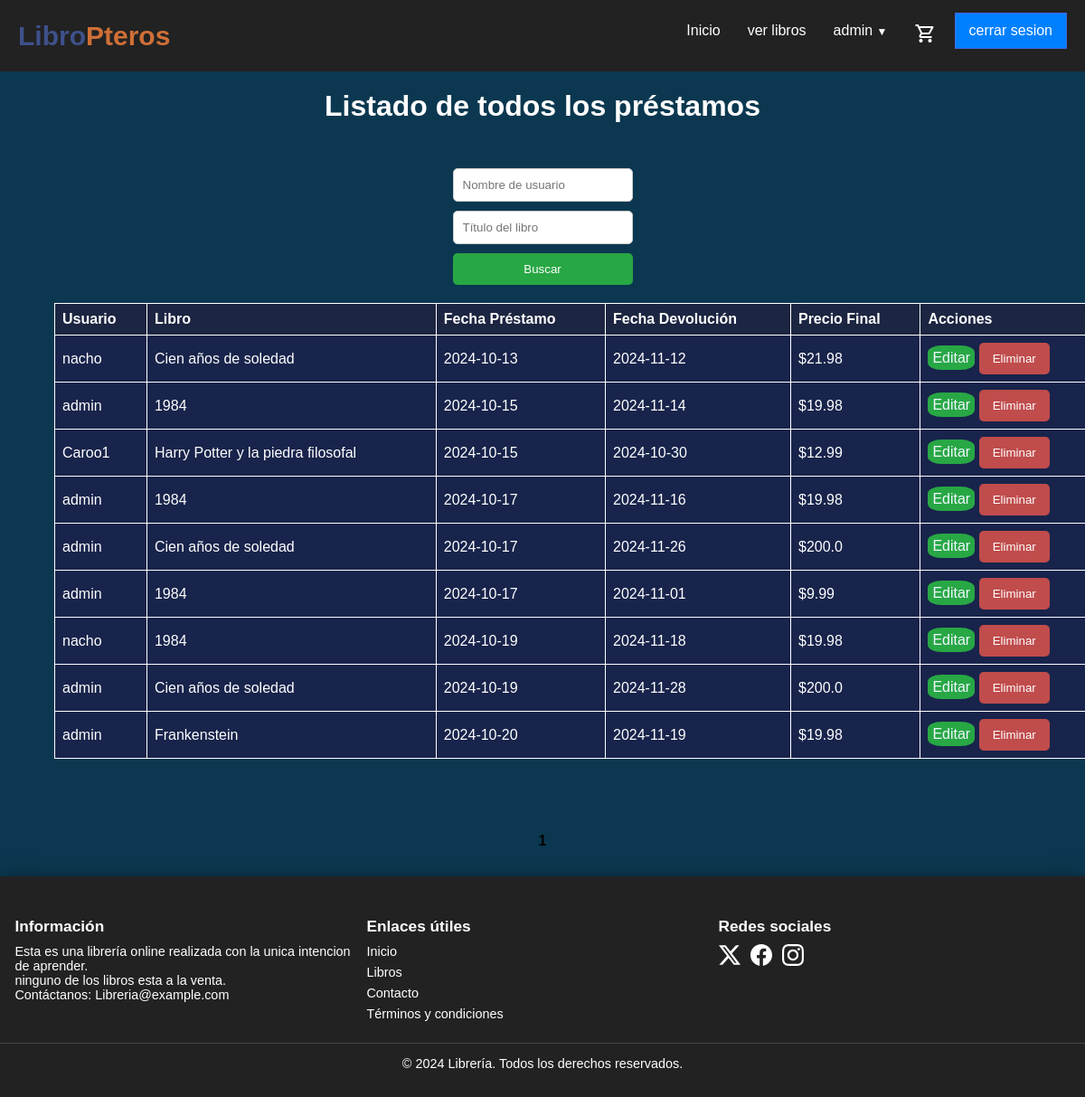
Before: /todos-los-prestamos (signed in) with the older database file.
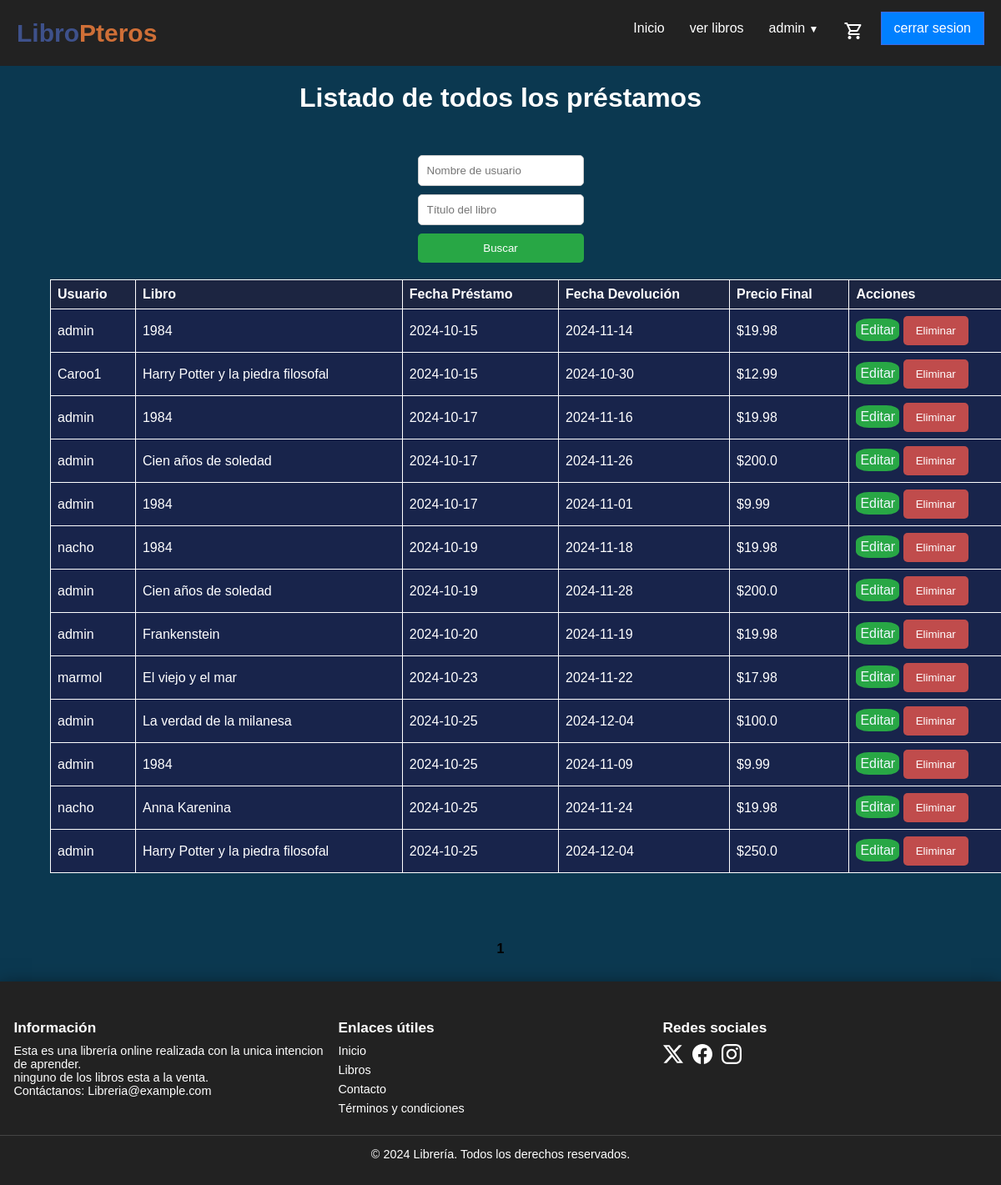
After: the same page with the newer database file.
### models/controladordatabase.py (models this page shows, shortened)
class Prestamo(db.Model):
    __tablename__ = 'Prestamo'
    id = db.Column(db.Integer, primary_key=True)
    id_libro = db.Column(db.Integer, db.ForeignKey('Libros.id'), nullable=False)
    id_usuario = db.Column(db.Integer, db.ForeignKey('Usuario.id'), nullable=False)
    fecha_prestamo = db.Column(db.Text, nullable=False, default=date.today)
    fecha_devolucion = db.Column(db.Text, nullable=True)
    precio_final = db.Column(db.Float, nullable=False)

class Usuario(db.Model):
    __tablename__ = 'Usuario'
    id = db.Column(db.Integer, primary_key=True)
    nombre = db.Column(db.String(100), nullable=False)
    correo = db.Column(db.String(100), unique=True, nullable=True)
    contrasena = db.Column(db.String(100), nullable=False)
    tel_cel = db.Column(db.String(20), nullable=True, default='12345678')
    rol = db.Column(db.Enum('admin', 'comun'), nullable=True, default='comun')
    prestamos = db.relationship('Prestamo', backref='usuario', lazy=True)

class Libros(db.Model):
    __tablename__ = 'Libros'
    id = db.Column(db.Integer, primary_key=True)
    titulo = db.Column(db.String(100), nullable=False)
    descripcion = db.Column(db.Text, nullable=True)
    fecha_emision = db.Column(db.Text, nullable=False, default=date.today)
    stock = db.Column(db.Integer, nullable=False)
    precio = db.Column(db.Float, nullable=False)
    precio_alquiler = db.Column(db.Float, nullable=True)
    img = db.Column(db.String(200), nullable=True, default="sinimagen.jpg")
    id_autor = db.Column(db.Integer, db.ForeignKey('Autores.id'), nullable=False)
    id_genero = db.Column(db.Integer, db.ForeignKey('Generos.id'), nullable=False)
    id_editorial = db.Column(db.Integer, db.ForeignKey('Editorial.id'), nullable=True)
    isbn = db.Column(db.String(13), unique=True, nullable=True)
    idioma = db.Column(db.String(50), nullable=True)
    edicion = db.Column(db.String(50), nullable=True)
    paginas = db.Column(db.Integer, nullable=True)
    fecha_publicacion = db.Column(db.Text, nullable=True,  default=date.today)
    formato = db.Column(db.Enum('Tapa dura', 'Tapa blanda', 'eBook', 'Audiolibro', 'Otro'), nullable=True)
    calificacion_promedio = db.Column(db.Float, nullable=True, default=0.0)
    prestamos = db.relationship('Prestamo', backref='libro', lazy=True)
    comentarios = db.relationship('Comentario', backref='libro', lazy=True)

### routes/prestamo.py (the view)
@prestamos.route('/todos-los-prestamos')
@admin_required
def ver_todos_prestamos():
    page = request.args.get('page', 1, type=int)
    per_page = 20
    nombre_usuario = request.args.get('usuario', '', type=str)
    titulo_libro = request.args.get('titulo_libro', '', type=str)
    query = db.session.query(Prestamo, Libros, Usuario).join(Libros, Prestamo.id_libro == Libros.id).join(Usuario, Prestamo.id_usuario == Usuario.id)
    if nombre_usuario:
        query = query.filter(Usuario.nombre.ilike(f"%{nombre_usuario}%"))
    if titulo_libro:
        query = query.filter(Libros.titulo.ilike(f"%{titulo_libro}%"))
    pagination = query.paginate(page=page, per_page=per_page)
    return render_template('prestamos/todos.html', prestamos=pagination.items, pagination=pagination)

### routes/login.py (called while the page is built)
def admin_required(f):
    @wraps(f)
    def decorated_function(*args, **kwargs):
        if "nombre" not in session:
            flash("Acceso denegado: Debes iniciar sesión.")
            return redirect(url_for('user.index_login'))
        if session.get('rol') != 'admin':
            flash("Acceso denegado: Se requiere rol de administrador.")
            return redirect(url_for('libros.bienvenida'))
        return f(*args, **kwargs)
    return decorated_function

### templates/prestamos/todos.html (shortened to what this page needs)
{% extends 'layout.html' %}
{% block content %}
<body>
    <h1>Listado de todos los préstamos</h1>
    <form method="GET" action="{{ url_for('prestamos.ver_todos_prestamos') }}">
        <input type="text" name="usuario" placeholder="Nombre de usuario" value="{{ request.args.get('usuario', '') }}">
        <input type="text" name="titulo_libro" placeholder="Título del libro" value="{{ request.args.get('titulo_libro', '') }}">
        <button type="submit">Buscar</button>
    </form>
    <table border="1">
        <thead>
            <tr>
                <th>Usuario</th>
                <th>Libro</th>
                <th>Fecha Préstamo</th>
                <th>Fecha Devolución</th>
                <th>Precio Final</th>
                <th>Acciones</th>
            </tr>
        </thead>
        <tbody>
            {% for prestamo, libro, usuario in prestamos %}
                <tr>
                    <td data-label="Usuario">{{ usuario.nombre }}</td>
                    <td data-label="Libro">{{ libro.titulo }}</td>
                    <td data-label="Fecha Préstamo">{{ prestamo.fecha_prestamo }}</td>
                    <td data-label="Fecha Devolución">{{ prestamo.fecha_devolucion }}</td>
                    <td data-label="Precio Final">${{ prestamo.precio_final }}</td>
                    <td>
                        <a class="linkedit" style="color: aliceblue; background-color: #28a745; border-radius: 30%; padding: 5px;" href="{{ url_for('prestamos.editar_prestamo', id=prestamo.id) }}">Editar</a>
                        <form method="POST" action="{{ url_for('prestamos.eliminar_prestamo', id=prestamo.id) }}" style="display:inline;">
                            <button type="submit" style="background-color: rgb(192, 76, 76);">Eliminar</button>
                        </form>
                    </td>
                </tr>
            {% endfor %}
        </tbody>
    </table>
    <ul class="pagination">
        {% for page_num in pagination.iter_pages(left_edge=1, right_edge=1, left_current=2, right_current=2) %}
            {% if page_num %}
                {% if page_num == pagination.page %}
                    <li class="active"><strong>{{ page_num }}</strong></li>
                {% else %}
                    <li><a href="{{ url_for('prestamos.ver_todos_prestamos', page=page_num) }}">{{ page_num }}</a></li>
                {% endif %}
            {% else %}
                <li class="li">…</li>
            {% endif %}
        {% endfor %}
    </ul>
    </main>
{% endblock %}

### templates/layout.html (shortened to what this page needs)
<!DOCTYPE html>
<html lang="es">
<head>
    <link rel="stylesheet" href="{{ url_for('static', filename='css/tabla.css' ) }}">
    <link rel="stylesheet" href="{{ url_for('static', filename='css/navbar.css' ) }}">
    <link rel="stylesheet" href="{{ url_for('static', filename='css/login.css' ) }}">
    <link rel="stylesheet" href="{{ url_for('static', filename='css/detalles.css' ) }}">
    <link rel="stylesheet" href="{{ url_for('static', filename='css/paginacion.css' ) }}">
    <link rel="stylesheet" href="{{ url_for('static', filename='css/cards.css' ) }}">
    <link rel="stylesheet" href="{{ url_for('static', filename='css/carousel.css' ) }}">
    <link rel="stylesheet" href="{{ url_for('static', filename='css/filtro.css' ) }}">
    <link rel="stylesheet" href="{{ url_for('static', filename='css/footer.css' ) }}">
</head>
<body>
<nav>
  <ul class="menu">
    <li class="logo"><a href="{{url_for('libros.bienvenida')}}"><strong style="color: #3e518b; font-size: 30px;">Libro</strong><strong style="color: #cf6f37; font-size: 30px;">Pteros</strong></a></li>
    <li class="item"><a href="{{url_for('libros.bienvenida')}}">Inicio</a></li>
    <li class="item"><a href="{{url_for('libros.libross')}}">ver libros</a></li>
    <li class="item has-submenu">
      {% if session.get('rol') == 'admin' %}
      <a style="overflow: hidden;" tabindex="-1" >admin <i class="fas fa-bars">▼</i></a>
      {% endif %}
    </li>
    {% if "nombre" in session %}
    <li class="item"><a href="{{url_for('prestamos.listar_prestamos')}}"><span class="material-symbols-outlined">
      </span></a></li>
    {% endif %}
    {% if "nombre" in session %}
    <li class="item button"><a href="{{url_for('user.logout')}}" onclick="return confirm('¿Estás seguro de que deseas cerrar sesion?');">cerrar sesion</a>
    {% endif %}
    </li>
  </ul>
</nav>
<main id="main">
    {% block content %}
    {% endblock %}
    <footer class="footer">
      <div class="footer-container">
          <div class="footer-section">
              <h4>Información</h4>
              <p>Esta es una librería online realizada con la unica intencion de aprender. <br> ninguno de los libros esta a la venta.</p>
              <p>Contáctanos: Libreria@example.com</p>
          </div>
          <div class="footer-section">
              <h4>Enlaces útiles</h4>
              <ul>
                  <li><a href="{{url_for('libros.bienvenida')}}">Inicio</a></li>
                  <li><a href="{{url_for('libros.libross')}}">Libros</a></li>
                  <li><a href="https://i.pinimg.com/564x/1c/7e/a8/1c7ea8a874fedb708bdf6116cd661ebe.jpg" target="_blank">Contacto</a></li>
                  <li><a href="{{url_for('libros.condiciones')}}" target="_blank">Términos y condiciones</a></li>
              </ul>
          </div>
          <div class="footer-section">
              <h4>Redes sociales</h4>
              <div class="social-icons">
                  <a href="https://i.pinimg.com/564x/25/bb/2a/25bb2a2c9c4f99cc3a23345d411c2766.jpg" target="_blank"><img src="{{ url_for('static', filename='imagen/twitter-alt.svg') }}" alt="Facebook"></a>
                  <a href="https://i.pinimg.com/564x/f7/21/d6/f721d64137a79d524ad8b5a5de788185.jpg" target="_blank"><img src="{{ url_for('static', filename='imagen/facebook.svg') }}" alt="Twitter"></a>
                  <a href="https://www.instagram.com/piquetnacho/" target="_blank"><img src="{{ url_for('static', filename='imagen/Instagram.svg') }}" alt="Instagram"></a>
              </div>
          </div>
      </div>
      <div class="footer-bottom">
          <p>&copy; 2024 Librería. Todos los derechos reservados.</p>
      </div>
  </footer>
</body>
</html>

### static/css/tabla.css (style rules this page uses)
table { margin: 0 0 0 5em; width: 100%; border-collapse: collapse; }
th, td { border: 1px solid #ffffff; padding: 8px; text-align: left; color: #ffffff; background-color: #18244b; }
th { background-color: var(--color-azul-marino); }
h1 { font-size: 2rem; color: #fff; }
.pagination { display: flex; justify-content: center; margin-top: 2rem; gap: 0.5rem; }

### static/css/navbar.css (style rules this page uses)
* { box-sizing: border-box; padding: 0; margin: 0; }
#main { background-color: rgb(54, 54, 54); min-height: 100vh; }
body { font-family: sans-serif; font-size: 16px; }
nav { background: #222; padding: 0 15px; }
a { color: white; text-decoration: none; }
.menu, .submenu { list-style-type: none; }
.logo { font-size: 20px; padding: 7.5px 10px 7.5px 0; }
.item { padding: 10px; }
.item.button { padding: 9px 5px; }
.menu { display: flex; flex-wrap: wrap; justify-content: space-between; align-items: center; }
.menu li a { display: block; padding: 15px 5px; cursor: pointer; }
.item.button { order: 2; }
.item { order: 3; width: 100%; text-align: center; display: none; }
.has-submenu i { font-size: 12px; }
.has-submenu > a::after { font-family: "Font Awesome 5 Free"; font-size: 12px; line-height: 16px; font-weight: 900; color: white; padding-left: 5px; }
@media all and (min-width: 700px) { .menu { justify-content: center; } }
@media all and (min-width: 700px) { .logo { flex: 1; } }
@media all and (min-width: 700px) { .item.button { width: auto; order: 1; display: block; } }
@media all and (min-width: 700px) { .menu li.button a { padding: 10px 15px; margin: 5px 0; } }
@media all and (min-width: 700px) { .button a { background: #0080ff; border: 1px royalblue solid; } }
@media all and (min-width: 960px) { .menu { align-items: flex-start; flex-wrap: nowrap; background: none; } }
@media all and (min-width: 960px) { .logo { order: 0; } }
@media all and (min-width: 960px) { .item { order: 1; position: relative; display: block; width: auto; } }
@media all and (min-width: 960px) { .button { order: 2; } }

### static/css/login.css (style rules this page uses)
:root { --color-azul: #0b3850; --color-azul-marino: #1C2541; --color-gris-claro: #E0E0E0; --color-blanco: #FFFFFF; --color-gris-oscuro: #333333; --color-naranja: #F4A261; --color-naranja-oscuro: #cf6f37; --primary: 237, 94%, 81%; --background: 266, 16%, 92%; --background-secondary: 256, 12%, 12%; --background-secondary-dark: 256, 10%, 10%; --background-secondary-light: 257, 11%, 16%; --text-primary: 0, 0%, 0%; --black: 0, 0%, 0%; --white: 0, 0%, 100%; --quite-gray: 0, 0%, 50%; --grooble: 10, 28%, 93%; --heading-large: 5.6rem; --heading-medium: 3.6rem; --heading-small: 2.4rem; --paragraph: 1.11rem; --navbar-buttons: 2.4rem; --transition-main: .175, .685, .32; --font-main: "Poppins"; }

### static/css/detalles.css (style rules this page uses)
a { user-select: none; outline: none; }
body { background-color: var(--color-azul); }
main#main { display: flex; flex-direction: column; align-items: center; padding: 20px; gap: 20px; max-width: 1350px; margin: 0 auto; background-color: var(--color-azul); }
main#main h1 { font-size: 2em; margin-bottom: 10px; color: #ffffff; text-align: center; }

### static/css/paginacion.css (style rules this page uses)
.pagination { display: flex; justify-content: center; padding: 10px 0; list-style: none; }
.pagination li { margin: 0 5px; }

### static/css/carousel.css (style rules this page uses)
form { margin-top: 20px; display: flex; flex-direction: column; gap: 10px; }
form input, form textarea { padding: 10px; border: 1px solid #ccc; border-radius: 5px; }
button { background-color: #28a745; color: white; padding: 10px 15px; border: none; border-radius: 5px; cursor: pointer; }

### static/css/footer.css (style rules this page uses)
.footer { background-color: #222; box-shadow: 0 0.5rem 1.5rem #000000be ; color: #fff; padding: 2em 0; font-size: 0.9em; width: 100%; }
.footer-container { display: flex; flex-wrap: wrap; justify-content: space-between; padding: 0 1em; margin: 2px; }
.footer-section { flex: 1; min-width: 200px; margin: 1em 0; }
.footer-section h4 { font-size: 1.2em; margin-bottom: 0.5em; }
.footer-section ul { list-style-type: none; padding: 0; }
.footer-section ul li { margin: 0.5em 0; }
.footer-section ul li a { color: #fff; text-decoration: none; }
.social-icons a { display: inline-block; margin-right: 0.5em; }
.social-icons img { width: 24px; height: 24px; }
.footer-bottom { text-align: center; padding-top: 1em; border-top: 1px solid #444; }
.footer-bottom p { margin: 0px 15px; }

Changed rows visible on the page:
removed Prestamo: nombre "nacho", titulo "Cien años de soledad", fecha_prestamo "2024-10-13", fecha_devolucion "2024-11-12", precio_final "21.98"
added Prestamo: nombre "marmol", titulo "El viejo y el mar", fecha_prestamo "2024-10-23", fecha_devolucion "2024-11-22", precio_final "17.98"
added Prestamo: nombre "admin", titulo "La verdad de la milanesa", fecha_prestamo "2024-10-25", fecha_devolucion "2024-12-04", precio_final "100.0"
added Prestamo: nombre "admin", titulo "1984", fecha_prestamo "2024-10-25", fecha_devolucion "2024-11-09", precio_final "9.99"
added Prestamo: nombre "nacho", titulo "Anna Karenina", fecha_prestamo "2024-10-25", fecha_devolucion "2024-11-24", precio_final "19.98"
added Prestamo: nombre "admin", titulo "Harry Potter y la piedra filosofal", fecha_prestamo "2024-10-25", fecha_devolucion "2024-12-04", precio_final "250.0"
